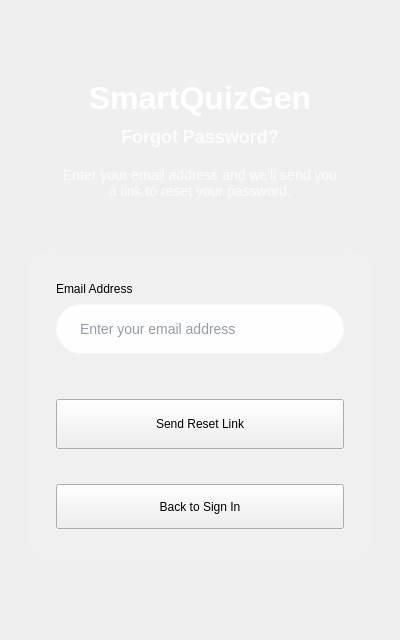
<?xml version="1.0" encoding="UTF-8"?>
<ui version="4.0">
 <class>ForgetPassword</class>
 <widget class="QWidget" name="ForgetPassword">
  <property name="geometry">
   <rect>
    <x>0</x>
    <y>0</y>
    <width>400</width>
    <height>640</height>
   </rect>
  </property>
  <property name="minimumSize">
   <size>
    <width>400</width>
    <height>640</height>
   </size>
  </property>
  <property name="maximumSize">
   <size>
    <width>400</width>
    <height>640</height>
   </size>
  </property>
  <property name="windowTitle">
   <string>SmartQuizGen - Forgot Password</string>
  </property>
  <property name="styleSheet">
   <string notr="true">QWidget#ForgetPassword {
    background: qlineargradient(x1:0, y1:0, x2:0, y2:1,
                                stop:0 #4A90E2,
                                stop:0.3 #5BA0F2,
                                stop:0.7 #6BB6FF,
                                stop:1 #7BC8FF);
}

QLabel#titleLabel {
    color: white;
    font-size: 32px;
    font-weight: bold;
    font-family: 'Segoe UI', Arial, sans-serif;
}

QLabel#subtitleLabel {
    color: rgba(255, 255, 255, 200);
    font-size: 18px;
    font-weight: 500;
    font-family: 'Segoe UI', Arial, sans-serif;
}

QLabel#descriptionLabel {
    color: rgba(255, 255, 255, 180);
    font-size: 14px;
    font-weight: 400;
    font-family: 'Segoe UI', Arial, sans-serif;
    margin: 10px 0px;
}

QLabel#fieldLabel {
    color: #2C3E50;
    font-size: 14px;
    font-weight: 600;
    font-family: 'Segoe UI', Arial, sans-serif;
    margin-bottom: 8px;
}

QLineEdit {
    background-color: rgba(255, 255, 255, 240);
    border: 2px solid rgba(255, 255, 255, 100);
    border-radius: 25px;
    padding: 12px 20px;
    font-size: 14px;
    font-family: 'Segoe UI', Arial, sans-serif;
    color: #2C3E50;
}

QLineEdit:focus {
    border: 2px solid rgba(255, 255, 255, 255);
    background-color: rgba(255, 255, 255, 255);
    outline: none;
}

QLineEdit::placeholder {
    color: rgba(44, 62, 80, 120);
}

QPushButton#primaryButton {
    background-color: #1E3A8A;
    color: white;
    border: none;
    border-radius: 25px;
    padding: 15px 30px;
    font-size: 16px;
    font-weight: 600;
    font-family: 'Segoe UI', Arial, sans-serif;
    min-height: 20px;
}

QPushButton#primaryButton:hover {
    background-color: #1D4ED8;
}

QPushButton#primaryButton:pressed {
    background-color: #1E40AF;
}

QPushButton#secondaryButton {
    background-color: rgba(255, 255, 255, 30);
    color: white;
    border: 2px solid rgba(255, 255, 255, 100);
    border-radius: 25px;
    padding: 12px 25px;
    font-size: 14px;
    font-weight: 500;
    font-family: 'Segoe UI', Arial, sans-serif;
    min-height: 16px;
}

QPushButton#secondaryButton:hover {
    background-color: rgba(255, 255, 255, 50);
    border: 2px solid rgba(255, 255, 255, 150);
}

QPushButton#secondaryButton:pressed {
    background-color: rgba(255, 255, 255, 70);
}

QFrame#contentFrame {
    background-color: rgba(255, 255, 255, 15);
    border-radius: 20px;
    border: 1px solid rgba(255, 255, 255, 30);
}</string>
  </property>
  <widget class="QWidget" name="centralWidget">
   <property name="geometry">
    <rect>
     <x>0</x>
     <y>0</y>
     <width>400</width>
     <height>640</height>
    </rect>
   </property>
   <layout class="QVBoxLayout" name="mainLayout">
    <property name="spacing">
     <number>0</number>
    </property>
    <property name="leftMargin">
     <number>0</number>
    </property>
    <property name="topMargin">
     <number>0</number>
    </property>
    <property name="rightMargin">
     <number>0</number>
    </property>
    <property name="bottomMargin">
     <number>0</number>
    </property>
    <item>
     <spacer name="topSpacer">
      <property name="orientation">
       <enum>Qt::Orientation::Vertical</enum>
      </property>
      <property name="sizeHint" stdset="0">
       <size>
        <width>20</width>
        <height>80</height>
       </size>
      </property>
     </spacer>
    </item>
    <item>
     <layout class="QVBoxLayout" name="headerLayout">
      <property name="spacing">
       <number>10</number>
      </property>
      <item>
       <widget class="QLabel" name="titleLabel">
        <property name="text">
         <string>SmartQuizGen</string>
        </property>
        <property name="alignment">
         <set>Qt::AlignmentFlag::AlignCenter</set>
        </property>
       </widget>
      </item>
      <item>
       <widget class="QLabel" name="subtitleLabel">
        <property name="text">
         <string>Forgot Password?</string>
        </property>
        <property name="alignment">
         <set>Qt::AlignmentFlag::AlignCenter</set>
        </property>
       </widget>
      </item>
      <item>
       <widget class="QLabel" name="descriptionLabel">
        <property name="text">
         <string>Enter your email address and we'll send you
a link to reset your password.</string>
        </property>
        <property name="alignment">
         <set>Qt::AlignmentFlag::AlignCenter</set>
        </property>
        <property name="wordWrap">
         <bool>true</bool>
        </property>
       </widget>
      </item>
     </layout>
    </item>
    <item>
     <spacer name="headerSpacer">
      <property name="orientation">
       <enum>Qt::Orientation::Vertical</enum>
      </property>
      <property name="sizeHint" stdset="0">
       <size>
        <width>20</width>
        <height>40</height>
       </size>
      </property>
     </spacer>
    </item>
    <item>
     <layout class="QHBoxLayout" name="contentLayout">
      <property name="leftMargin">
       <number>30</number>
      </property>
      <property name="topMargin">
       <number>0</number>
      </property>
      <property name="rightMargin">
       <number>30</number>
      </property>
      <property name="bottomMargin">
       <number>0</number>
      </property>
      <item>
       <widget class="QFrame" name="contentFrame">
        <property name="frameShape">
         <enum>QFrame::Shape::StyledPanel</enum>
        </property>
        <property name="frameShadow">
         <enum>QFrame::Shadow::Raised</enum>
        </property>
        <layout class="QVBoxLayout" name="formLayout">
         <property name="spacing">
          <number>25</number>
         </property>
         <property name="leftMargin">
          <number>25</number>
         </property>
         <property name="topMargin">
          <number>30</number>
         </property>
         <property name="rightMargin">
          <number>25</number>
         </property>
         <property name="bottomMargin">
          <number>30</number>
         </property>
         <item>
          <layout class="QVBoxLayout" name="emailLayout">
           <property name="spacing">
            <number>8</number>
           </property>
           <item>
            <widget class="QLabel" name="label">
             <property name="text">
              <string>Email Address</string>
             </property>
            </widget>
           </item>
           <item>
            <widget class="QLineEdit" name="EmailEntry">
             <property name="minimumSize">
              <size>
               <width>0</width>
               <height>50</height>
              </size>
             </property>
             <property name="placeholderText">
              <string>Enter your email address</string>
             </property>
            </widget>
           </item>
          </layout>
         </item>
         <item>
          <spacer name="formSpacer">
           <property name="orientation">
            <enum>Qt::Orientation::Vertical</enum>
           </property>
           <property name="sizeHint" stdset="0">
            <size>
             <width>20</width>
             <height>20</height>
            </size>
           </property>
          </spacer>
         </item>
         <item>
          <widget class="QPushButton" name="ComfirmEmail">
           <property name="minimumSize">
            <size>
             <width>0</width>
             <height>50</height>
            </size>
           </property>
           <property name="text">
            <string>Send Reset Link</string>
           </property>
          </widget>
         </item>
         <item>
          <spacer name="buttonSpacer">
           <property name="orientation">
            <enum>Qt::Orientation::Vertical</enum>
           </property>
           <property name="sizeHint" stdset="0">
            <size>
             <width>20</width>
             <height>10</height>
            </size>
           </property>
          </spacer>
         </item>
         <item>
          <widget class="QPushButton" name="backToLoginButton">
           <property name="minimumSize">
            <size>
             <width>0</width>
             <height>45</height>
            </size>
           </property>
           <property name="text">
            <string>Back to Sign In</string>
           </property>
          </widget>
         </item>
        </layout>
       </widget>
      </item>
     </layout>
    </item>
    <item>
     <spacer name="bottomSpacer">
      <property name="orientation">
       <enum>Qt::Orientation::Vertical</enum>
      </property>
      <property name="sizeHint" stdset="0">
       <size>
        <width>20</width>
        <height>80</height>
       </size>
      </property>
     </spacer>
    </item>
   </layout>
  </widget>
 </widget>
 <resources/>
 <connections/>
</ui>
